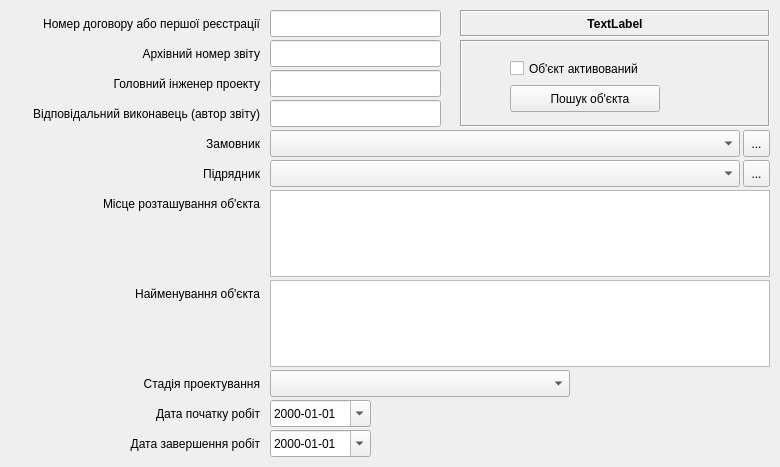
<?xml version="1.0" encoding="UTF-8"?>
<ui version="4.0">
 <class>Obekt_win</class>
 <widget class="QWidget" name="Obekt_win">
  <property name="geometry">
   <rect>
    <x>0</x>
    <y>0</y>
    <width>780</width>
    <height>467</height>
   </rect>
  </property>
  <property name="contextMenuPolicy">
   <enum>Qt::NoContextMenu</enum>
  </property>
  <property name="windowTitle">
   <string>Характеристика об'єкта</string>
  </property>
  <widget class="QLabel" name="label_7">
   <property name="geometry">
    <rect>
     <x>10</x>
     <y>280</y>
     <width>250</width>
     <height>27</height>
    </rect>
   </property>
   <property name="frameShadow">
    <enum>QFrame::Plain</enum>
   </property>
   <property name="text">
    <string>Найменування об'єкта</string>
   </property>
   <property name="alignment">
    <set>Qt::AlignRight|Qt::AlignTrailing|Qt::AlignVCenter</set>
   </property>
  </widget>
  <widget class="QLabel" name="label_5">
   <property name="geometry">
    <rect>
     <x>10</x>
     <y>160</y>
     <width>250</width>
     <height>27</height>
    </rect>
   </property>
   <property name="frameShadow">
    <enum>QFrame::Plain</enum>
   </property>
   <property name="text">
    <string>Підрядник</string>
   </property>
   <property name="alignment">
    <set>Qt::AlignRight|Qt::AlignTrailing|Qt::AlignVCenter</set>
   </property>
  </widget>
  <widget class="QLineEdit" name="lineEdit">
   <property name="geometry">
    <rect>
     <x>270</x>
     <y>40</y>
     <width>171</width>
     <height>27</height>
    </rect>
   </property>
  </widget>
  <widget class="QLineEdit" name="lineEdit_2">
   <property name="geometry">
    <rect>
     <x>270</x>
     <y>70</y>
     <width>171</width>
     <height>27</height>
    </rect>
   </property>
  </widget>
  <widget class="QLabel" name="label">
   <property name="geometry">
    <rect>
     <x>10</x>
     <y>40</y>
     <width>250</width>
     <height>27</height>
    </rect>
   </property>
   <property name="frameShadow">
    <enum>QFrame::Plain</enum>
   </property>
   <property name="text">
    <string>Архівний номер звіту</string>
   </property>
   <property name="alignment">
    <set>Qt::AlignRight|Qt::AlignTrailing|Qt::AlignVCenter</set>
   </property>
  </widget>
  <widget class="QTextEdit" name="textEdit_2">
   <property name="geometry">
    <rect>
     <x>270</x>
     <y>280</y>
     <width>500</width>
     <height>87</height>
    </rect>
   </property>
   <property name="frameShape">
    <enum>QFrame::StyledPanel</enum>
   </property>
   <property name="tabChangesFocus">
    <bool>true</bool>
   </property>
  </widget>
  <widget class="QLabel" name="label_6">
   <property name="geometry">
    <rect>
     <x>10</x>
     <y>190</y>
     <width>250</width>
     <height>27</height>
    </rect>
   </property>
   <property name="frameShadow">
    <enum>QFrame::Plain</enum>
   </property>
   <property name="text">
    <string>Місце розташування об'єкта</string>
   </property>
   <property name="alignment">
    <set>Qt::AlignRight|Qt::AlignTrailing|Qt::AlignVCenter</set>
   </property>
  </widget>
  <widget class="QLabel" name="label_9">
   <property name="geometry">
    <rect>
     <x>10</x>
     <y>430</y>
     <width>250</width>
     <height>27</height>
    </rect>
   </property>
   <property name="frameShadow">
    <enum>QFrame::Plain</enum>
   </property>
   <property name="text">
    <string>Дата завершення робіт</string>
   </property>
   <property name="alignment">
    <set>Qt::AlignRight|Qt::AlignTrailing|Qt::AlignVCenter</set>
   </property>
  </widget>
  <widget class="QLineEdit" name="lineEdit_3">
   <property name="geometry">
    <rect>
     <x>270</x>
     <y>100</y>
     <width>171</width>
     <height>27</height>
    </rect>
   </property>
  </widget>
  <widget class="QLabel" name="label_3">
   <property name="geometry">
    <rect>
     <x>10</x>
     <y>100</y>
     <width>250</width>
     <height>27</height>
    </rect>
   </property>
   <property name="frameShadow">
    <enum>QFrame::Plain</enum>
   </property>
   <property name="text">
    <string>Відповідальний виконавець (автор звіту)</string>
   </property>
   <property name="alignment">
    <set>Qt::AlignRight|Qt::AlignTrailing|Qt::AlignVCenter</set>
   </property>
  </widget>
  <widget class="QLabel" name="label_4">
   <property name="geometry">
    <rect>
     <x>10</x>
     <y>130</y>
     <width>250</width>
     <height>27</height>
    </rect>
   </property>
   <property name="frameShadow">
    <enum>QFrame::Plain</enum>
   </property>
   <property name="text">
    <string>Замовник</string>
   </property>
   <property name="alignment">
    <set>Qt::AlignRight|Qt::AlignTrailing|Qt::AlignVCenter</set>
   </property>
  </widget>
  <widget class="QLabel" name="label_2">
   <property name="geometry">
    <rect>
     <x>10</x>
     <y>70</y>
     <width>250</width>
     <height>27</height>
    </rect>
   </property>
   <property name="frameShadow">
    <enum>QFrame::Plain</enum>
   </property>
   <property name="text">
    <string>Головний інженер проекту</string>
   </property>
   <property name="alignment">
    <set>Qt::AlignRight|Qt::AlignTrailing|Qt::AlignVCenter</set>
   </property>
  </widget>
  <widget class="QDateEdit" name="dateEdit_2">
   <property name="geometry">
    <rect>
     <x>270</x>
     <y>430</y>
     <width>101</width>
     <height>27</height>
    </rect>
   </property>
   <property name="displayFormat">
    <string>yyyy-MM-dd</string>
   </property>
   <property name="calendarPopup">
    <bool>true</bool>
   </property>
  </widget>
  <widget class="QDateEdit" name="dateEdit">
   <property name="geometry">
    <rect>
     <x>270</x>
     <y>400</y>
     <width>101</width>
     <height>27</height>
    </rect>
   </property>
   <property name="displayFormat">
    <string>yyyy-MM-dd</string>
   </property>
   <property name="calendarPopup">
    <bool>true</bool>
   </property>
  </widget>
  <widget class="QLabel" name="label_8">
   <property name="geometry">
    <rect>
     <x>10</x>
     <y>400</y>
     <width>250</width>
     <height>27</height>
    </rect>
   </property>
   <property name="frameShadow">
    <enum>QFrame::Plain</enum>
   </property>
   <property name="text">
    <string>Дата початку робіт</string>
   </property>
   <property name="alignment">
    <set>Qt::AlignRight|Qt::AlignTrailing|Qt::AlignVCenter</set>
   </property>
  </widget>
  <widget class="QTextEdit" name="textEdit">
   <property name="geometry">
    <rect>
     <x>270</x>
     <y>190</y>
     <width>500</width>
     <height>87</height>
    </rect>
   </property>
   <property name="frameShape">
    <enum>QFrame::StyledPanel</enum>
   </property>
   <property name="frameShadow">
    <enum>QFrame::Sunken</enum>
   </property>
   <property name="tabChangesFocus">
    <bool>true</bool>
   </property>
  </widget>
  <widget class="QLineEdit" name="lineEdit_6">
   <property name="geometry">
    <rect>
     <x>270</x>
     <y>10</y>
     <width>171</width>
     <height>27</height>
    </rect>
   </property>
  </widget>
  <widget class="QLabel" name="label_10">
   <property name="geometry">
    <rect>
     <x>10</x>
     <y>10</y>
     <width>250</width>
     <height>27</height>
    </rect>
   </property>
   <property name="frameShadow">
    <enum>QFrame::Plain</enum>
   </property>
   <property name="text">
    <string>Номер договору або першої реєстрації</string>
   </property>
   <property name="alignment">
    <set>Qt::AlignRight|Qt::AlignTrailing|Qt::AlignVCenter</set>
   </property>
  </widget>
  <widget class="QComboBox" name="comboBox">
   <property name="geometry">
    <rect>
     <x>270</x>
     <y>370</y>
     <width>300</width>
     <height>27</height>
    </rect>
   </property>
  </widget>
  <widget class="QLabel" name="label_11">
   <property name="geometry">
    <rect>
     <x>10</x>
     <y>370</y>
     <width>250</width>
     <height>27</height>
    </rect>
   </property>
   <property name="frameShadow">
    <enum>QFrame::Plain</enum>
   </property>
   <property name="text">
    <string>Стадія проектування</string>
   </property>
   <property name="alignment">
    <set>Qt::AlignRight|Qt::AlignTrailing|Qt::AlignVCenter</set>
   </property>
  </widget>
  <widget class="QLabel" name="label_12">
   <property name="geometry">
    <rect>
     <x>460</x>
     <y>10</y>
     <width>310</width>
     <height>27</height>
    </rect>
   </property>
   <property name="font">
    <font>
     <weight>75</weight>
     <bold>true</bold>
    </font>
   </property>
   <property name="locale">
    <locale language="Ukrainian" country="Ukraine"/>
   </property>
   <property name="frameShape">
    <enum>QFrame::Box</enum>
   </property>
   <property name="frameShadow">
    <enum>QFrame::Sunken</enum>
   </property>
   <property name="text">
    <string>TextLabel</string>
   </property>
   <property name="alignment">
    <set>Qt::AlignCenter</set>
   </property>
  </widget>
  <widget class="QFrame" name="frame">
   <property name="geometry">
    <rect>
     <x>460</x>
     <y>40</y>
     <width>310</width>
     <height>87</height>
    </rect>
   </property>
   <property name="frameShape">
    <enum>QFrame::Box</enum>
   </property>
   <property name="frameShadow">
    <enum>QFrame::Sunken</enum>
   </property>
   <widget class="QPushButton" name="pushButton">
    <property name="geometry">
     <rect>
      <x>50</x>
      <y>45</y>
      <width>150</width>
      <height>27</height>
     </rect>
    </property>
    <property name="text">
     <string>   Пошук об'єкта</string>
    </property>
    <property name="icon">
     <iconset>
      <normaloff>../icons/16x16/actions/system-search.png</normaloff>../icons/16x16/actions/system-search.png</iconset>
    </property>
    <property name="iconSize">
     <size>
      <width>16</width>
      <height>16</height>
     </size>
    </property>
   </widget>
   <widget class="QCheckBox" name="checkBox">
    <property name="geometry">
     <rect>
      <x>50</x>
      <y>15</y>
      <width>150</width>
      <height>27</height>
     </rect>
    </property>
    <property name="text">
     <string>Об'єкт активований</string>
    </property>
    <property name="checkable">
     <bool>true</bool>
    </property>
    <property name="autoExclusive">
     <bool>true</bool>
    </property>
   </widget>
   <widget class="QLabel" name="label_13">
    <property name="geometry">
     <rect>
      <x>240</x>
      <y>11</y>
      <width>64</width>
      <height>64</height>
     </rect>
    </property>
    <property name="text">
     <string/>
    </property>
    <property name="pixmap">
     <pixmap>../icons/64/deactiv.png</pixmap>
    </property>
   </widget>
  </widget>
  <widget class="QComboBox" name="comboBox_2">
   <property name="geometry">
    <rect>
     <x>270</x>
     <y>160</y>
     <width>470</width>
     <height>27</height>
    </rect>
   </property>
  </widget>
  <widget class="QToolButton" name="toolButton">
   <property name="geometry">
    <rect>
     <x>743</x>
     <y>160</y>
     <width>27</width>
     <height>27</height>
    </rect>
   </property>
   <property name="toolTip">
    <string>Внести зміни до списку Підрядників</string>
   </property>
   <property name="statusTip">
    <string>Внесення змін до списку Підрядників</string>
   </property>
   <property name="text">
    <string>...</string>
   </property>
  </widget>
  <widget class="QComboBox" name="comboBox_3">
   <property name="geometry">
    <rect>
     <x>270</x>
     <y>130</y>
     <width>470</width>
     <height>27</height>
    </rect>
   </property>
  </widget>
  <widget class="QToolButton" name="toolButton_2">
   <property name="geometry">
    <rect>
     <x>743</x>
     <y>130</y>
     <width>27</width>
     <height>27</height>
    </rect>
   </property>
   <property name="toolTip">
    <string>Внести зміни до списку Підрядників</string>
   </property>
   <property name="statusTip">
    <string>Внесення змін до списку Підрядників</string>
   </property>
   <property name="text">
    <string>...</string>
   </property>
  </widget>
 </widget>
 <tabstops>
  <tabstop>lineEdit_6</tabstop>
  <tabstop>lineEdit</tabstop>
  <tabstop>lineEdit_2</tabstop>
  <tabstop>lineEdit_3</tabstop>
  <tabstop>comboBox_3</tabstop>
  <tabstop>toolButton_2</tabstop>
  <tabstop>comboBox_2</tabstop>
  <tabstop>toolButton</tabstop>
  <tabstop>textEdit</tabstop>
  <tabstop>textEdit_2</tabstop>
  <tabstop>comboBox</tabstop>
  <tabstop>dateEdit</tabstop>
  <tabstop>dateEdit_2</tabstop>
  <tabstop>checkBox</tabstop>
  <tabstop>pushButton</tabstop>
 </tabstops>
 <resources/>
 <connections/>
</ui>
